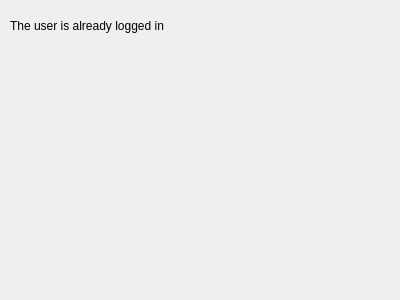
<?xml version="1.0" encoding="UTF-8"?>
<ui version="4.0">
 <class>error_No</class>
 <widget class="QDialog" name="error_No">
  <property name="geometry">
   <rect>
    <x>0</x>
    <y>0</y>
    <width>400</width>
    <height>300</height>
   </rect>
  </property>
  <property name="windowTitle">
   <string>Dialog</string>
  </property>
  <widget class="QLabel" name="label">
   <property name="geometry">
    <rect>
     <x>10</x>
     <y>-10</y>
     <width>391</width>
     <height>71</height>
    </rect>
   </property>
   <property name="text">
    <string>The user is already logged in</string>
   </property>
  </widget>
 </widget>
 <resources/>
 <connections/>
</ui>
